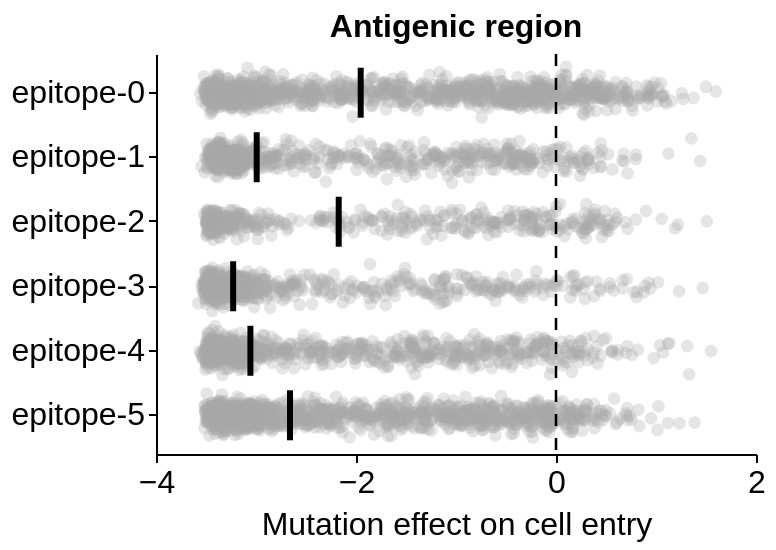

Notebook code cell kept with this figure:
### Code cell
# ---------------------------------------------------------------------------
# Define colors and order
order = [
    'epitope-0',
    'epitope-1',
    'epitope-2',
    'epitope-3',
    'epitope-4',
    'epitope-5'
]

colors = {
    'epitope-0': '#A9A9A9',   
    'epitope-5': '#A9A9A9',  
    'epitope-3': '#A9A9A9',  
    'epitope-4': '#A9A9A9',  
    'epitope-2': '#A9A9A9',   
    'epitope-1': '#A9A9A9'    
}

# ---------------------------------------------------------------------------
# Filter to only rows with valid region and effect
plot_df = func_data_for_heatmap.dropna(
    subset=['region', 'effect']
).copy()

# Add jitter for yOffset (Altair requires this precomputed)
plot_df['jitter'] = np.random.normal(
    loc=0,
    scale=0.2,
    size=len(plot_df)
)

# ---------------------------------------------------------------------------
# Scatter points
points = alt.Chart(plot_df).mark_circle(
    size=40,
    opacity=0.3
).encode(
    y=alt.Y(
        "region:N",
        sort=order,
        title=None
    ),
    x=alt.X(
        "effect:Q",
        title=["Mutation effect on cell entry"]
    ),
    yOffset=alt.YOffset("jitter:Q"),
    color=alt.Color(
        "region:N",
        scale=alt.Scale(
            domain=order,
            range=[colors[o] for o in order]
        ),
        legend=None
    ),
    tooltip=['site', 'wildtype', 'mutant', 'effect']
)

# ---------------------------------------------------------------------------
# Median effect lines
median_line = alt.Chart(plot_df).mark_tick(
    color='black',
    thickness=3,
    size=25
).encode(
    y=alt.Y(
        'region:N',
        sort=order
    ),
    x='median(effect):Q'
)

# ---------------------------------------------------------------------------
# Vertical reference line at x = 0
vline = alt.Chart(
    pd.DataFrame({'x': [0]})
).mark_rule(
    color='black',
    size=1.25,
    opacity=1.0,
    strokeDash=[6, 6]
).encode(
    x='x:Q'
)

# ---------------------------------------------------------------------------
# Combine all layers
chart = alt.layer(
    points,
    median_line,
    vline
).properties(
    height=200,
    width=300,
    title=alt.TitleParams(
        text='Antigenic region',
        anchor='middle',
        fontSize=16,
        fontWeight='bold',
    )
)

chart.display()

os.makedirs('output', exist_ok=True)
chart.save('output/cell_entry_by_region_grayscale.html')

### Figure 1 — Vega-Lite specification as saved in the notebook (floating-point values rounded to 4 significant figures; data arrays with more than 128 entries replaced by an {"elided": "..."} marker saying what was removed)
{"config": {"background": "white", "title": {"fontSize": 20, "fontWeight": "normal", "font": "Helvetica", "anchor": "start", "color": "#000000", "orient": "top", "offset": 5, "subtitleColor": "gray", "subtitleFont": "Helvetica", "subtitleFontWeight": "normal", "subtitleFontSize": 18, "subtitlePadding": 2}, "axis": {"domain": true, "domainColor": "black", "domainWidth": 1, "grid": false, "gridColor": "#DEDDDD", "gridWidth": 0.5, "labelFont": "Helvetica", "labelFontSize": 16, "labelFlush": false, "labelFontWeight": "normal", "labelPadding": 2, "tickColor": "black", "tickSize": 4, "tickCount": 3, "tickWidth": 1, "titleFont": "Helvetica", "titleAlign": "center", "titleFontWeight": "normal", "titleFontSize": 16, "titlePadding": 5}, "legend": {"labelFont": "Helvetica", "labelFontSize": 16, "symbolSize": 100, "titleFont": "Helvetica", "titleFontSize": 16, "titleFontWeight": "normal", "padding": 5, "titleLimit": 200, "gradientLength": 100}, "range": {"category": ["#4e79a7", "#f28e2c", "#e15759", "#76b7b2", "#59a14f", "#edc949", "#af7aa1", "#ff9da7", "#9c755f", "#bab0ab"], "diverging": ["#c7e9b4", "#7fcdbb", "#41b6c4", "#1d91c0", "#225ea8", "#253494"]}, "view": {"stroke": "white", "strokeWidth": 0}, "text": {"font": "Helvetica", "fontSize": 16}}, "layer": [{"data": {"name": "data-67d182fea7681df6650219b31ad4799c"}, "mark": {"type": "circle", "opacity": 0.3, "size": 40}, "encoding": {"color": {"field": "region", "legend": null, "scale": {"domain": ["epitope-0", "epitope-1", "epitope-2", "epitope-3", "epitope-4", "epitope-5"], "range": ["#A9A9A9", "#A9A9A9", "#A9A9A9", "#A9A9A9", "#A9A9A9", "#A9A9A9"]}, "type": "nominal"}, "tooltip": [{"field": "site", "type": "quantitative"}, {"field": "wildtype", "type": "nominal"}, {"field": "mutant", "type": "nominal"}, {"field": "effect", "type": "quantitative"}], "x": {"field": "effect", "title": ["Mutation effect on cell entry"], "type": "quantitative"}, "y": {"field": "region", "sort": ["epitope-0", "epitope-1", "epitope-2", "epitope-3", "epitope-4", "epitope-5"], "title": null, "type": "nominal"}, "yOffset": {"field": "jitter", "type": "quantitative"}}}, {"data": {"name": "data-67d182fea7681df6650219b31ad4799c"}, "mark": {"type": "tick", "color": "black", "size": 25, "thickness": 3}, "encoding": {"x": {"aggregate": "median", "field": "effect", "type": "quantitative"}, "y": {"field": "region", "sort": ["epitope-0", "epitope-1", "epitope-2", "epitope-3", "epitope-4", "epitope-5"], "type": "nominal"}}}, {"data": {"name": "data-d285a7403ed98ae579761d64a864032b"}, "mark": {"type": "rule", "color": "black", "opacity": 1.0, "size": 1.25, "strokeDash": [6, 6]}, "encoding": {"x": {"field": "x", "type": "quantitative"}}}], "height": 200, "title": {"text": "Antigenic region", "anchor": "middle", "fontSize": 16, "fontWeight": "bold"}, "width": 300, "$schema": "https://vega.github.io/schema/vega-lite/v5.20.1.json", "datasets": {"data-67d182fea7681df6650219b31ad4799c": {"elided": "5518 records"}, "data-d285a7403ed98ae579761d64a864032b": [{"x": 0}]}}
